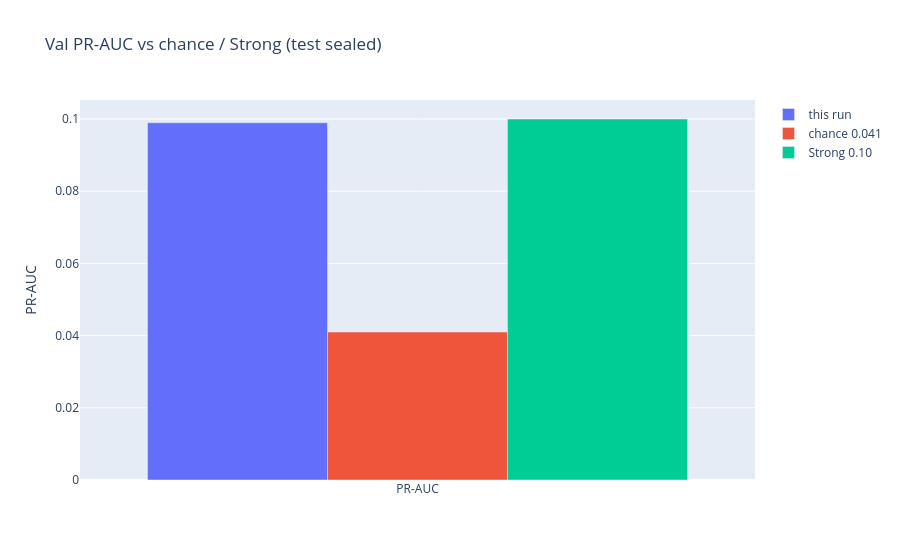
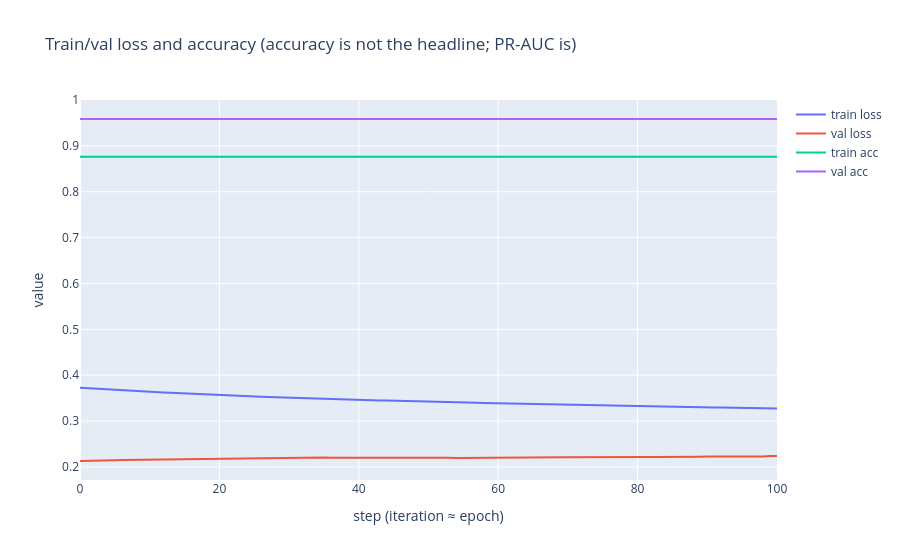

Write notebook code for charts like these, in order.
### Markdown cell above
## Val metrics, curves, save

### Code cell
save_bundle(metrics, model_obj=metrics.get('_model'), model_filename='model.joblib')
